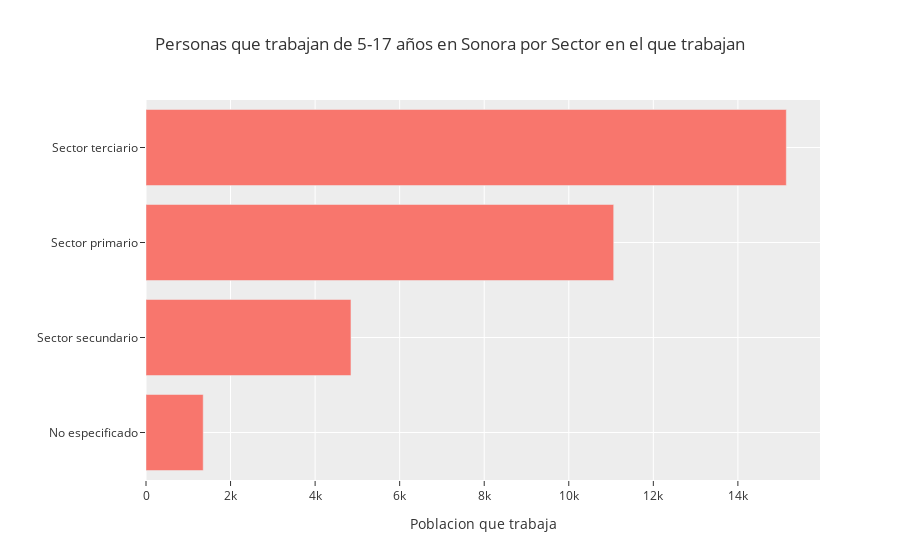

The notebook cell saved with this chart:
### Code cell
dff = pd.melt(trabajo_sector ,ignore_index=False, var_name = 'sector',value_vars=['Sector primario', 'Sector secundario', 'Sector terciario', 'No especificado' ], value_name='poblacion_trabajando')
dff = dff.sort_values('poblacion_trabajando')
fig = px.bar(dff, x=dff.poblacion_trabajando, y=dff.sector,orientation='h',
                labels = {'mujeres':'Mujeres',
                'sector':'',
                'poblacion_trabajando':'Poblacion que trabaja'},
                title='Personas que trabajan de 5-17 años en Sonora por Sector en el que trabajan',
                template='ggplot2')
fig.update_yaxes(rangemode="tozero")


fig.show()

### Figure 1 — Plotly figure (JSON) as saved in the notebook; plotly's stock layout.template omitted (floating-point values rounded to 4 significant figures)
{"data": [{"alignmentgroup": "True", "hovertemplate": "Poblacion que trabaja=%{x}<br>=%{y}<extra></extra>", "legendgroup": "", "marker": {"color": "#F8766D", "pattern": {"shape": ""}}, "name": "", "offsetgroup": "", "orientation": "h", "showlegend": false, "textposition": "auto", "type": "bar", "x": [1353, 4848, 11062, 15145], "xaxis": "x", "y": ["No especificado", "Sector secundario", "Sector primario", "Sector terciario"], "yaxis": "y"}], "layout": {"barmode": "relative", "legend": {"tracegroupgap": 0}, "title": {"text": "Personas que trabajan de 5-17 años en Sonora por Sector en el que trabajan"}, "xaxis": {"anchor": "y", "domain": [0, 1], "title": {"text": "Poblacion que trabaja"}}, "yaxis": {"anchor": "x", "domain": [0, 1], "rangemode": "tozero", "title": {"text": ""}}}}
